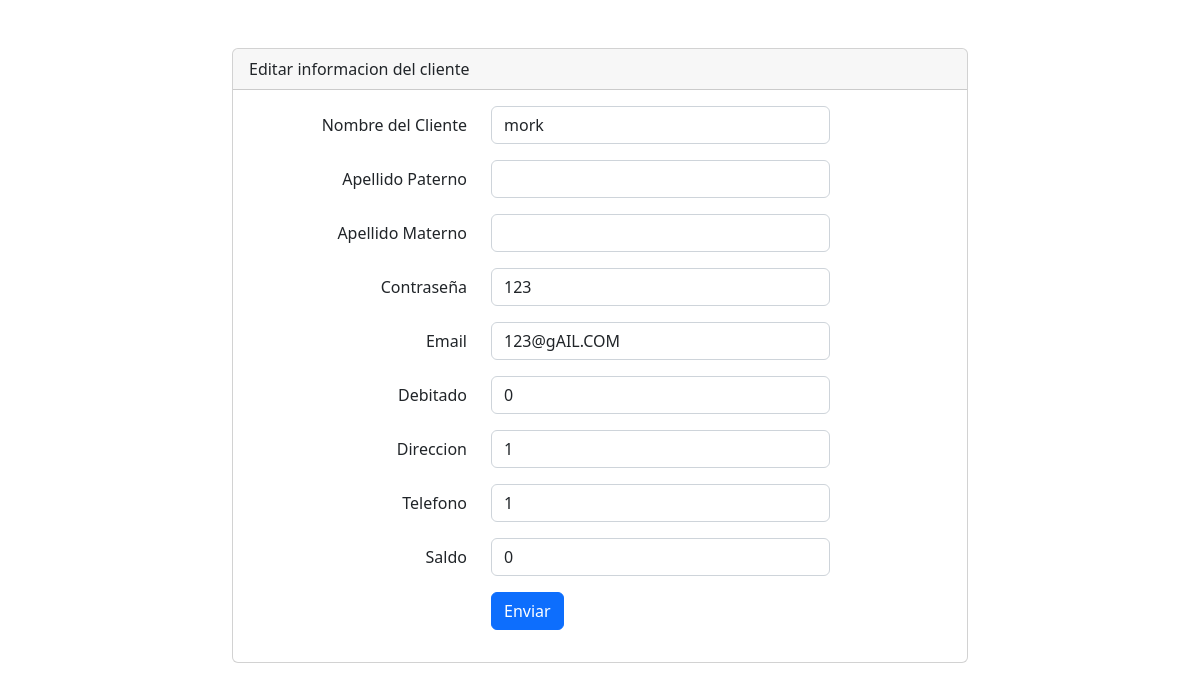
The page /crud_users/editUser.php?id_U=3 on the database its author committed.
### tables this page shows
CREATE TABLE `users` (
  `id_U` int(100) NOT NULL,
  `name_U` varchar(60) NOT NULL,
  `lastname1_U` varchar(60) NOT NULL,
  `lastname2_U` varchar(60) NOT NULL,
  `password_U` varchar(200) NOT NULL,
  `email_U` varchar(100) NOT NULL,
  `debited` int(50) DEFAULT NULL,
  `address_U` varchar(200) NOT NULL,
  `phone` bigint(13) NOT NULL,
  `id_A1` int(100) NOT NULL,
  `balance` int(100) DEFAULT NULL
);

### crud_users/editUser.php (the view, shortened to what this page needs)
<?php
  require "../ConnectDB.php";
  $id = $_GET["id_U"];
  $statement = $conn->prepare("SELECT * FROM users WHERE id_U = :id_U LIMIT 1");
  $statement->execute([":id_U" => $id]);
  $client = $statement->fetch(PDO::FETCH_ASSOC);
?>
<!DOCTYPE html>
<html lang="en">
<head>
    <link href="https://cdn.jsdelivr.net/npm/bootstrap@5.2.2/dist/css/bootstrap.min.css"
    rel="stylesheet"
>
</head>
<body>
<div class="container pt-5">
  <div class="row justify-content-center">
    <div class="col-md-8">
      <div class="card">
        <div class="card-header">Editar informacion del cliente</div>
        <div class="card-body">
          <form method="POST" action="editUser.php?id_U=<?= $client["id_U"] ?>">
            <div class="mb-3 row">
              <label for="name" class="col-md-4 col-form-label text-md-end">Nombre del Cliente</label>
              <div class="col-md-6">
                <input value="<?= $client["name_U"]?>" id="name_U" type="text" class="form-control" name="name_U" autocomplete="name" autofocus>
              </div>
            </div>
            <div class="mb-3 row">
              <label for="lastname1_U" class="col-md-4 col-form-label text-md-end">Apellido Paterno</label>
              <div class="col-md-6">
                <input value="<?= $client["lastname1_U"]?>" id="lastname1_U" class="form-control" name="lastname1_U" autofocus>
              </div>
            </div>
            <div class="mb-3 row">
              <label for="lastname2_U" class="col-md-4 col-form-label text-md-end">Apellido Materno</label>
              <div class="col-md-6">
                <input value="<?= $client["lastname2_U"]?>" id="lastname2_U" class="form-control" name="lastname2_U" autofocus>
              </div>
            </div>
            <div class="mb-3 row">
              <label for="password_U" class="col-md-4 col-form-label text-md-end">Contraseña</label>
              <div class="col-md-6">
                <input value="<?= $client["password_U"]?>" id="password_U" class="form-control" name="password_U" autofocus>
              </div>
            </div>
            <div class="mb-3 row">
              <label for="email_U" class="col-md-4 col-form-label text-md-end">Email</label>
              <div class="col-md-6">
                <input value="<?= $client["email_U"]?>" id="email_U" class="form-control" name="email_U" autofocus>
              </div>
            </div>
            <div class="mb-3 row">
              <label for="debited" class="col-md-4 col-form-label text-md-end">Debitado</label>
              <div class="col-md-6">
                <input value="<?= $client["debited"]?>" id="debited" class="form-control" name="debited" autofocus>
              </div>
            </div>
            <div class="mb-3 row">
              <label for="address_U" class="col-md-4 col-form-label text-md-end">Direccion</label>
              <div class="col-md-6">
                <input value="<?= $client["address_U"]?>" id="address_U" class="form-control" name="address_U" autofocus>
              </div>
            </div>
            <div class="mb-3 row">
              <label for="phone" class="col-md-4 col-form-label text-md-end">Telefono</label>
              <div class="col-md-6">
                <input value="<?= $client["phone"]?>" id="phone" class="form-control" name="phone" type="tel" autofocus>
              </div>
            </div>
            <div class="mb-3 row">
              <label for="balance" class="col-md-4 col-form-label text-md-end">Saldo</label>
              <div class="col-md-6">
                <input value="<?= $client["balance"]?>" id="balance" class="form-control" name="balance" autofocus>
              </div>
            </div>
            <div class="mb-3 row">
              <div class="col-md-6 offset-md-4">
                <button type="submit" class="btn btn-primary">Enviar</button>
              </div>
            </div>
          </form>
        </div>
      </div>
    </div>
  </div>
</div>
</body>
</html>

### rows shown on the page
users: name_U "mork", password_U "123", email_U "123@gAIL.COM", debited "0", address_U "1", phone "1", balance "0"
